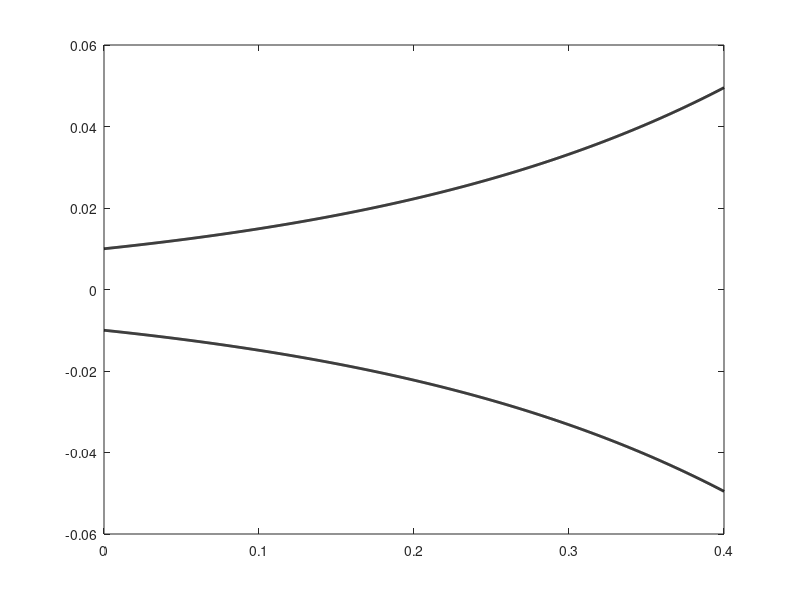

Write MATLAB code to recreate this figure. (Note: this script raises an error after producing the figure.)
%%
clear all
close all
clc

%% DATA

rho = 1.225;     %air density    [kg/m^3]
c = 343;         %speed in air   [m/s]
Zair = rho*c;    %air impedance
a0 = 0.01;       %radius of exponential horn's section: a = a0*exp(m*x) [m]
m = 4;
L = 0.4;         %total length of the horn [m]
fmin = 1;        %frequency study range [fmin, fmax] [Hz]
fmax = 2000;
freq_res = 10000;  %resolution of the frequency interval for the impedances' plots

f = linspace(fmin,fmax,freq_res);  %frequency axis [Hz]
omega = 2*pi*f;         %frequency axis [rad/s]
k = omega/c;            %wavenumber [m^-1]
b = sqrt(k.^2-m^2);     %geometrical quantity [m^-1]
theta = atan(m./b);     %geometrical quantity [/]

%cross sections
S1 = pi*a0^2;               %throat section [m^2]
S2 = pi*(a0*exp(L*m))^2;    %mouth section [m^2]

res = 1000;       %number of points used in the axial sections' plots

%% EXPONENTIAL HORN

x = linspace(0,L,res);
a = a0*exp(m*x);
numEXP = Zair*cos(b*L+theta)+1i*(rho*c/S2)*sin(b*L);
denEXP = 1i*Zair*sin(b*L)+(rho*c/S2)*cos(b*L-theta);
ZinEXP = (rho*c/S1)*numEXP./denEXP;

figure(1)
plot(x, a, 'k', 'linewidth', 2)
hold on
plot(x, -a, 'k', 'linewidth', 2)
yline(0, '-.')
hold off
xlabel('Length [m]', 'fontsize', 15)
ylabel('Cross-section radius [m]', 'fontsize', 15)
title('Axial section of the exponential horn', 'fontsize', 20)

figure(2)
subplot(2,1,1)
plot(f, db(abs(ZinEXP)))
xlabel('Frequency [Hz]', 'fontsize', 15)
ylabel('$|Z_{IN}|\,[dB]$', 'interpreter', 'latex', 'fontsize', 15)
title('Magnitude', 'fontsize', 16)
subplot(2,1,2)
plot(f, angle(ZinEXP))
xlabel('Frequency [Hz]', 'fontsize', 15)
ylabel('$\angle Z_{IN}\,[deg]$', 'interpreter', 'latex', 'fontsize', 15)
yticks([-pi,-pi/2,0,pi/2,pi])
yticklabels([-180,-90,0,90,180])
title('Phase', 'fontsize', 16)
sgtitle('Analytical input impedance of the exponential horn', 'fontsize', 20)


%% 1 CONICAL HORN
a1 = a0*exp(m*0);
a2 = a0*exp(m*L);
% x2 : a2 = L : (a2-a1)
x2 = (a2*L)/(a2-a1);
x1 = x2-L;
theta1 = atan(k*x1);
theta2 = atan(k*x2);

x = linspace(0,L,res);
slope = (a2-a1)/L;
a = slope*x + a1;
Zload = Zair;
numCON = 1i*Zload*(sin(k*L-theta2)/sin(theta2))+(rho*c/S2)*sin(k*L);
denCON = Zload*(sin(k*L+theta1-theta2)./(sin(theta1).*sin(theta2)))-(1i*rho*c/S2).*(sin(k*L+theta1)./sin(theta1));
ZinCON_1 = (rho*c/S1)*numCON./denCON;


figure(1)
plot(x, a, 'k', 'linewidth', 2)
hold on
plot(x, -a, 'k', 'linewidth', 2)
yline(0, '-.')
hold off
xlabel('Length [m]', 'fontsize', 15)
ylabel('Cross-section radius [m]', 'fontsize', 15)
title('Approximation with 1 conical horn', 'fontsize', 20)

figure(2)
subplot(2,1,1)
plot(f, db(abs(ZinCON_1)))
xlabel('Frequency [Hz]', 'fontsize', 15)
ylabel('$|Z_{IN}|\,[dB]$', 'interpreter', 'latex', 'fontsize', 15)
title('Magnitude', 'fontsize', 16)
subplot(2,1,2)
plot(f, angle(ZinCON_1))
xlabel('Frequency [Hz]', 'fontsize', 15)
ylabel('$\angle Z_{IN}\,[deg]$', 'interpreter', 'latex', 'fontsize', 15)
yticks([-pi,-pi/2,0,pi/2,pi])
yticklabels([-180,-90,0,90,180])
title('Phase', 'fontsize', 16)
sgtitle('Approximation of input impedance through 1 conical horn', 'fontsize', 20)


%% FROM 1 TO n CONICAL HORNS

n = 20;

deltas = zeros(1,n);

e1 = zeros(1, n);
e2 = zeros(1, n);

for j = 1:n
    delta = L/j;
    deltas(j) = delta;
    points = round(res/j);
    
    Zload = Zair;
    for i = 1:j
        a2 = a0*exp(m*(j-i+1)*delta);
        a1 = a0*exp(m*(j-i)*delta);
        x1 = (a1*delta)/(a2-a1);
        x2 = x1+delta;
        theta1 = atan(k*x1);
        theta2 = atan(k*x2);
        S1 = pi*(a1^2);
        S2 = pi*(a2^2);
        x = linspace(0, delta, points);
        slope = (a2-a1)/delta;
        a = slope*x + a1;

        numCON = 1i*Zload.*(sin(k*delta-theta2)./sin(theta2))+(rho*c/S2)*sin(k*delta);
        denCON = Zload.*(sin(k*delta+theta1-theta2)./(sin(theta1).*sin(theta2)))-(1i*rho*c/S2).*(sin(k*delta+theta1)./sin(theta1));
        ZinCON_n = (rho*c/S1)*numCON./denCON;

        Zload = ZinCON_n;
        
        if j == n
            figure(1)
            plot((j-i)*delta+x, a, 'k', 'linewidth', 2)
            hold on
            plot((j-i)*delta+x, -a, 'k', 'linewidth', 2)
            yline(0, '-.')
            xline((j-i)*delta, '--', 'color', [0.8500, 0.3250, 0.0980], 'linewidth', 0.2)
        end
    end
    hold off
    
    if j == n
        figure(2)
        subplot(2,1,1)
        plot(f,db(abs(ZinCON_n)))
        subplot(2,1,2)
        plot(f, angle(ZinCON_n))
    end
    
    for i = 1:length(f)
        e1(j) = e1(j) + (abs(ZinCON_n(i) - ZinEXP(i)))^2;
    end
    e1(j) = e1(j)/(2*pi*(fmax-fmin));
    
    
    [pks_CON, locs_CON] = findpeaks(real(ZinCON_n));
    [pks_EXP, locs_EXP] = findpeaks(real(ZinEXP));
    
    argmax_omega_CON = f(locs_CON);
    argmax_omega_EXP = f(locs_EXP);
    
    for i = 1:5
        e2(j) = e2(j) + abs(argmax_omega_CON(i)-argmax_omega_EXP(i));
    end
end

figure(1)
xlabel('Length [m]', 'fontsize', 15)
ylabel('Cross-section radius [m]', 'fontsize', 15)
title(strcat(['Approximation with ', num2str(n), ' conical horns']), 'fontsize', 20)

figure(2)
subplot(2,1,1)
xlabel('Frequency [Hz]', 'fontsize', 15)
ylabel('$|Z_{IN}|\,[dB]$', 'interpreter', 'latex', 'fontsize', 15)
title('Magnitude', 'fontsize', 16)
subplot(2,1,2)
xlabel('Frequency [Hz]', 'fontsize', 15)
ylabel('$\angle Z_{IN}\,[deg]$', 'interpreter', 'latex', 'fontsize', 15)
yticks([-pi,-pi/2,0,pi/2,pi])
yticklabels([-180,-90,0,90,180])
title('Phase', 'fontsize', 16)
sgtitle(strcat(['Approximation of input impedance through ',num2str(n), ' conical horns']), 'fontsize', 20)

figure(3)
subplot(2,1,1)
stem(deltas,e1)
xlabel('$\delta$', 'interpreter', 'latex', 'fontsize', 15)
ylabel('$e_1$', 'interpreter', 'latex', 'fontsize', 15)
title('Error 1', 'fontsize', 16)
subplot(2,1,2)
stem(deltas,e2)
xlabel('$\delta$', 'interpreter', 'latex', 'fontsize', 15)
ylabel('$e_2$', 'interpreter', 'latex', 'fontsize', 15)
title('Error 2', 'fontsize', 16)
sgtitle(strcat(['Errors of the approximation with ', num2str(n), ' conical horns']), 'fontsize', 20)


%% UNIFORM SAMPLING ON y-AXIS

n = n;

%geometry
a1 = a0*exp(m*0);
a2 = a0*exp(m*L);
H = a2-a1;

e1_ysamp = zeros(1, n);
e2_ysamp = zeros(1, n);

for j = 1:n
    
    height = H/j;
    
    Zload = Zair;
    
    len = L;
    
    for i = 1:j
        a1 = (j-i)*height + a0;             %y_value of the throat of the (j-i+1)-th cone
        a2 = (j-i+1)*height + a0;           %y_value of the mouth of the (j-i+1)-th cone
        d1 = (1/m)*log(a1/a0);              %x_value of the throat of the (j-i+1)-th cone
        d2 = (1/m)*log(a2/a0);              %x_value of the mouth of the (j-i+1)-th cone
        delta = d2-d1;                      %distance between throat and mouth
        x1 = (a1*delta)/(a2-a1);
        x2 = x1+delta;
        theta1 = atan(k*x1);
        theta2 = atan(k*x2);
        S1 = pi*(a1^2);
        S2 = pi*(a2^2);
        
        ratio = L/delta;                    %number of points on x_axis for the plot of the axial section
        points = round(res/ratio);
        x = linspace(0, delta, points);
        slope = (a2-a1)/delta;
        a = slope*x + a1;

        numCON = 1i*Zload.*(sin(k*delta-theta2)./sin(theta2))+(rho*c/S2)*sin(k*delta);
        denCON = Zload.*(sin(k*delta+theta1-theta2)./(sin(theta1).*sin(theta2)))-(1i*rho*c/S2).*(sin(k*delta+theta1)./sin(theta1));
        ZinCON_ysamp = (rho*c/S1)*numCON./denCON;
        
        Zload = ZinCON_ysamp;
        
        if j == n
            figure(1)
            plot((len-delta)+x, a, 'k', 'linewidth', 2)
            hold on
            plot((len-delta)+x, -a, 'k', 'linewidth', 2)
            yline(0, '-.')
            xline(len-delta, '--', 'color', [0.8500, 0.3250, 0.0980], 'linewidth', 0.2)
        end
        len = len-delta;        
    end
    hold off
    
    if j == n
        figure(2)
        subplot(2,1,1)
        plot(f, db(abs(ZinCON_ysamp)))
        subplot(2,1,2)
        plot(f, angle(ZinCON_ysamp))
    end

    
    for i = 1:length(f)
        e1_ysamp(j) = e1_ysamp(j) + (abs(ZinCON_ysamp(i) - ZinEXP(i)))^2;
    end
    e1_ysamp(j) = e1_ysamp(j)/(2*pi*(fmax-fmin));
    
    
    [pks_CON, locs_CON] = findpeaks(real(ZinCON_ysamp));
    [pks_EXP, locs_EXP] = findpeaks(real(ZinEXP));
    
    argmax_omega_CON = f(locs_CON);
    argmax_omega_EXP = f(locs_EXP);
    
    for i = 1:5
        e2_ysamp(j) = e2_ysamp(j) + abs(argmax_omega_CON(i)-argmax_omega_EXP(i));
    end
end

figure(1)
xlabel('Length [m]', 'fontsize', 15)
ylabel('Cross-section radius [m]', 'fontsize', 15)
title(strcat(['Approximation with ', num2str(n), ' conical horns']), 'fontsize', 20)

figure(2)
subplot(2,1,1)
xlabel('Frequency [Hz]', 'fontsize', 15)
ylabel('$|Z_{IN}|\,[dB]$', 'interpreter', 'latex', 'fontsize', 15)
title('Magnitude', 'fontsize', 16)
subplot(2,1,2)
xlabel('Frequency [Hz]', 'fontsize', 15)
ylabel('$\angle Z_{IN}\,[deg]$', 'interpreter', 'latex', 'fontsize', 15)
yticks([-pi,-pi/2,0,pi/2,pi])
yticklabels([-180,-90,0,90,180])
title('Phase', 'fontsize', 16)
sgtitle(strcat(['Approximation of input impedance through ',num2str(n), ' conical horns']), 'fontsize', 20)

figure(3)
subplot(2,1,1)
stem(linspace(1,n,n),e1_ysamp)
xlabel('$\delta$', 'interpreter', 'latex', 'fontsize', 15)
ylabel('$e_1$', 'interpreter', 'latex', 'fontsize', 15)
title('Error 1', 'fontsize', 16)
subplot(2,1,2)
stem(linspace(1,n,n),e2_ysamp)
xlabel('$\delta$', 'interpreter', 'latex', 'fontsize', 15)
ylabel('$e_2$', 'interpreter', 'latex', 'fontsize', 15)
title('Error 2', 'fontsize', 16)
sgtitle(strcat(['Errors of the approximation with ', num2str(n), ' conical horns']), 'fontsize', 20)


%% COMPARISON BETWEEN EXP HORN, 1 CONICAL, n CONICAL

str = strcat(['Approx - ', num2str(n), ' conical horns']);

figure(1)
subplot(2,1,1)
plot(f,db(abs(ZinEXP)), 'linewidth', 2)
hold on
plot(f,db(abs(ZinCON_1)), 'linewidth', 2)
plot(f,db(abs(ZinCON_n)), '-.', 'linewidth', 2)
hold off
xlabel('Frequency [Hz]', 'fontsize', 15)
ylabel('$|Z_{IN}|\,[dB]$', 'interpreter', 'latex', 'fontsize', 15)
title('Magnitude')
legend('Analytical solution', 'Approx - 1 conical horn', str)
subplot(2,1,2)
plot(f, angle(ZinEXP), 'linewidth', 2)
hold on
plot(f, angle(ZinCON_1), 'linewidth', 2)
plot(f, angle(ZinCON_n), '-.', 'linewidth', 2)
hold off
xlabel('Frequency [Hz]', 'fontsize', 15)
ylabel('$\angle Z_{IN}\,[deg]$', 'interpreter', 'latex', 'fontsize', 15)
yticks([-pi,-pi/2,0,pi/2,pi])
yticklabels([-180,-90,0,90,180])
title('Phase')
sgtitle('Comparison between the exponential horn and approximation with conical horns', 'fontsize', 20)


%% COMPARISON BETWEEN DIFFERENT SAMPLING STRATEGIES

figure(1)
subplot(2,1,1)
plot(f,db(abs(ZinEXP)), 'linewidth', 2)
hold on
plot(f,db(abs(ZinCON_n)), '-.', 'linewidth', 2)
plot(f,db(abs(ZinCON_ysamp)), '.', 'linewidth', 2)
hold off
xlabel('Frequency [Hz]', 'fontsize', 15)
ylabel('$|Z_{IN}|\,[dB]$', 'interpreter', 'latex', 'fontsize', 15)
title('Magnitude')
legend('Analytical solution', 'Uniform sampling on x-axis', 'Uniform sampling on y-axis')
subplot(2,1,2)
plot(f, angle(ZinEXP), 'linewidth', 2)
hold on
plot(f, angle(ZinCON_n), 'linewidth', 2)
plot(f, angle(ZinCON_ysamp), '-.', 'linewidth', 2)
hold off
xlabel('Frequency [Hz]', 'fontsize', 15)
ylabel('$\angle Z_{IN}\,[deg]$', 'interpreter', 'latex', 'fontsize', 15)
yticks([-pi,-pi/2,0,pi/2,pi])
yticklabels([-180,-90,0,90,180])
title('Phase')
sgtitle('Comparison between different sampling strategies', 'fontsize', 20)


%% Air load
%first approximation whit e2=0 is for L/10
n = 10;
delta = L/n;

%calculating air impedance load
a = a0*exp(m*L);        %radius of the unflanged cylinder
Sp = pi*a^2;            %cross section of the unflanged cylinder
ZL0 = 0.25*(rho.*(omega.^2)./(pi*c))+1i*0.61*rho.*omega./(pi*a);

%considering only the 10th cone, before the cylinder
a2 = a0*exp(m*(10*delta));      %end radius
a1 = a0*exp(m*(9*delta));       %start radius
flare = atan((a2-a1)/delta);    %flare angle of the 10th cone
Ss = 2*Sp/(1+cos(flare));       %area of the wavefront leaving te cone

ZL = ZL0*(Sp/Ss);

%calculating new Zin
for i = 1:n
    a2 = a0*exp(m*(n-i+1)*delta);
    a1 = a0*exp(m*(n-i)*delta);
    x1 = (a1*delta)/(a2-a1);
    x2 = x1+delta;
    theta1 = atan(k*x1);
    theta2 = atan(k*x2);
    S1 = pi*(a1^2);
    S2 = pi*(a2^2);

    numCON = 1i*ZL.*(sin(k*delta-theta2)./sin(theta2))+(rho*c/S2)*sin(k*delta);
    denCON = ZL.*(sin(k*delta+theta1-theta2)./(sin(theta1).*sin(theta2)))-(1i*rho*c/S2).*(sin(k*delta+theta1)./sin(theta1));
    ZinCON_10 = (rho*c/S1)*numCON./denCON;
    
    ZL = ZinCON_10;
end


figure(1)
subplot(2,1,1)
plot(f, db(abs(ZinCON_10)))
xlabel('Frequency [Hz]', 'fontsize', 15)
ylabel('$|Z_{IN}|\,[dB]$', 'interpreter', 'latex', 'fontsize', 15)
title('Magnitude', 'fontsize', 16)
subplot(2,1,2)
plot(f, angle(ZinCON_10))
xlabel('Frequency [Hz]', 'fontsize', 15)
ylabel('$\angle Z_{IN}\,[deg]$', 'interpreter', 'latex', 'fontsize', 15)
yticks([-pi,-pi/2,0,pi/2,pi])
yticklabels([-180,-90,0,90,180])
title('Phase', 'fontsize', 16)
sgtitle('Approximation with 10 conical horns considering air load', 'fontsize', 20)


%% COMPOUND HORN

%Data
L_cyl = 0.6;
a_cyl = a0;
S_cyl = pi*(a_cyl^2);
Z0 = rho*c/S_cyl;

numCYL = ZinCON_10.*cos(k*L_cyl)+1i*Z0*sin(k*L_cyl);
denCYL = 1i*ZinCON_10.*sin(k*L_cyl)+Z0*cos(k*L_cyl);
ZinCYL = Z0*(numCYL./denCYL);

[pks_COMP, locs_COMP] = findpeaks(abs(ZinCYL));
argmax_omega_COMP = f(locs_COMP);
tenMax = zeros(1,10);

for i=1:10
    tenMax(i) = argmax_omega_COMP(i);
end

figure(1)
subplot(2,1,1)
plot(f, db(abs(ZinCYL)))
xlabel('Frequency [Hz]', 'fontsize', 15)
ylabel('$|Z_{IN}|\,[dB]$', 'interpreter', 'latex', 'fontsize', 15)
title('Magnitude', 'fontsize', 16)
subplot(2,1,2)
plot(f, angle(ZinCYL))
xlabel('Frequency [Hz]', 'fontsize', 15)
ylabel('$\angle Z_{IN}\,[deg]$', 'interpreter', 'latex', 'fontsize', 15)
yticks([-pi,-pi/2,0,pi/2,pi])
yticklabels([-180,-90,0,90,180])
title('Phase', 'fontsize', 16)
sgtitle('Compound horn', 'fontsize', 20)

